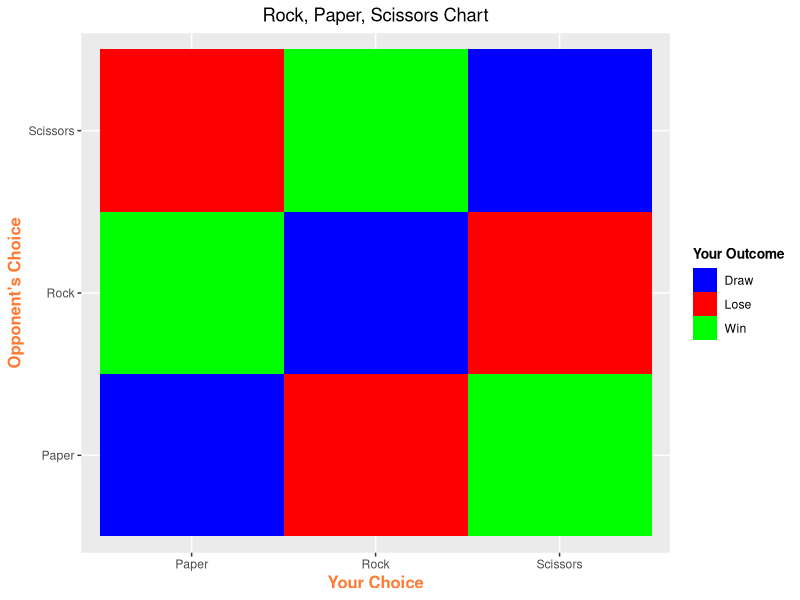

Reproduce this figure in R.
## ---- chunk 1
# Rock Paper Scissors Matrix Table In R

# You Versus Opponent
# You can choose Rock, Paper or Scissors
# Rock Beats Scissors, Scissors Beats Paper and Paper Beats Rock

# Create empty table:

dataTable <- matrix(data = NA, nrow = 9, ncol = 3, byrow = TRUE)

dataTable <- as.data.frame(dataTable)

colnames(dataTable) <- c("You", "Opponent", "Outcome")

# Fill in columns

dataTable[, 1] <- c(rep("Rock", 3), rep("Paper", 3), rep("Scissors", 3))

dataTable[, 2] <- c(rep(c("Rock", "Paper", "Scissors"), 3))

dataTable[, 3] <- c(c("Draw", "Lose", "Win"), c("Win", "Draw", "Lose"), c("Lose", "Win", "Draw"))


# Check:

dataTable
## ---- chunk 2
#### Alternate Table Creation:

# can use expand.grid to make the Cartesian product table.
# Source: http://stackoverflow.com/questions/4309217/cartesian-product-data-frame-in-r

choices <- c("Rock", "Paper", "Scissors")

cartesianProd <- expand.grid(choices, choices)
cartesianProd <- as.data.frame(cartesianProd)
# Check:

cartesianProd 
## ---- chunk 3
# Convert Outcome as Factors:

dataTable[, 3] <- as.factor(dataTable[, 3] )

str(dataTable)

library(ggplot2)
## ---- chunk 4
# Creating the Rock, Paper, Scissors Matrix Plot:

ggplot(dataTable,aes(x = dataTable[, 1],y = dataTable[, 2],fill = dataTable[, 3])) + 
  geom_tile() + 
  scale_fill_manual(values = c('blue','red', "green")) +
  labs(x = "Your Choice", y = "Opponent's Choice", 
  title = "Rock, Paper, Scissors Chart", fill = "Your Outcome") + 
  theme(plot.title = element_text(hjust = 0.5), 
  axis.title.x = element_text(face="bold", colour="#FF7A33", size = 12),
  axis.title.y = element_text(face="bold", colour="#FF7A33", size = 12),
  legend.title = element_text(face="bold", size = 10))
